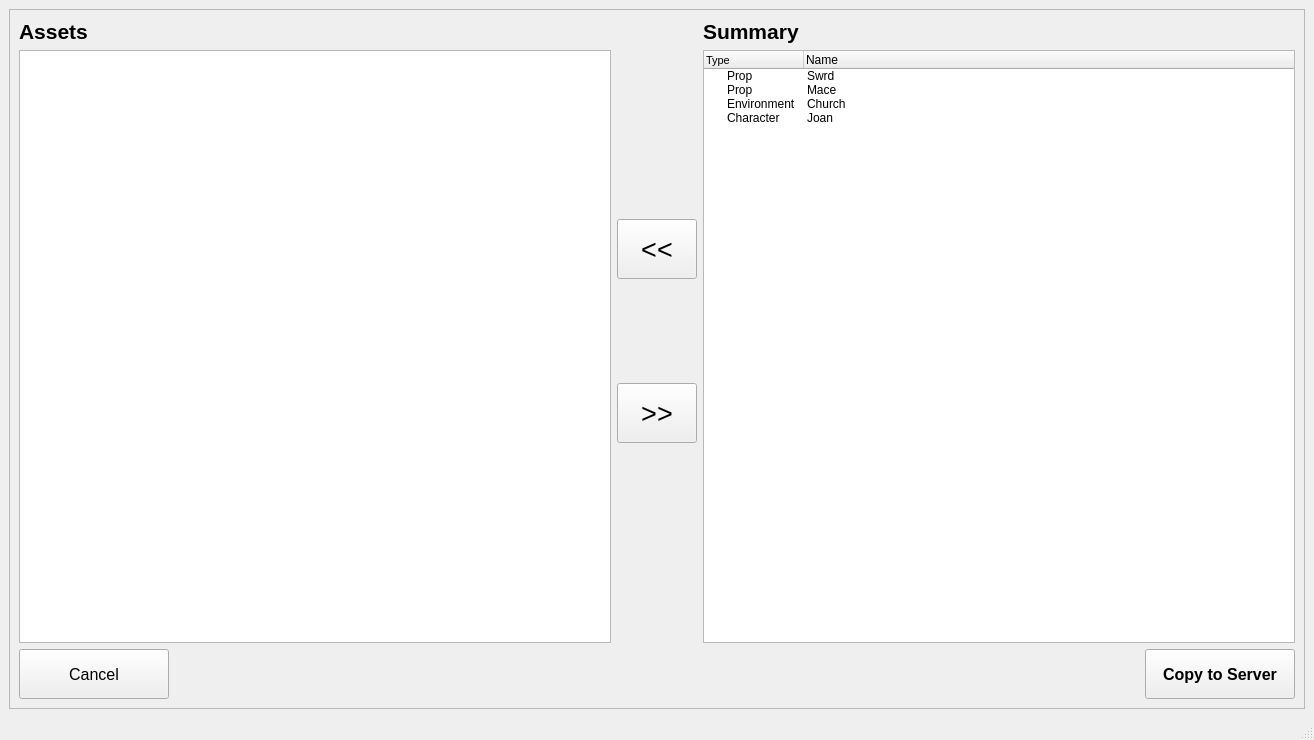
<?xml version="1.0" encoding="UTF-8"?>
<ui version="4.0">
 <class>MainWindow</class>
 <widget class="QMainWindow" name="MainWindow">
  <property name="geometry">
   <rect>
    <x>0</x>
    <y>0</y>
    <width>1314</width>
    <height>740</height>
   </rect>
  </property>
  <property name="windowTitle">
   <string>MainWindow</string>
  </property>
  <widget class="QWidget" name="centralwidget">
   <layout class="QGridLayout" name="gridLayout_2">
    <item row="0" column="0">
     <widget class="QFrame" name="frame">
      <property name="frameShape">
       <enum>QFrame::StyledPanel</enum>
      </property>
      <property name="frameShadow">
       <enum>QFrame::Raised</enum>
      </property>
      <layout class="QGridLayout" name="gridLayout">
       <item row="0" column="1">
        <layout class="QVBoxLayout" name="verticalLayout_2">
         <item>
          <spacer name="verticalSpacer_2">
           <property name="orientation">
            <enum>Qt::Vertical</enum>
           </property>
           <property name="sizeType">
            <enum>QSizePolicy::Expanding</enum>
           </property>
           <property name="sizeHint" stdset="0">
            <size>
             <width>20</width>
             <height>200</height>
            </size>
           </property>
          </spacer>
         </item>
         <item>
          <widget class="QPushButton" name="pushButton">
           <property name="minimumSize">
            <size>
             <width>0</width>
             <height>60</height>
            </size>
           </property>
           <property name="font">
            <font>
             <family>Arial</family>
             <pointsize>20</pointsize>
             <weight>50</weight>
             <bold>false</bold>
            </font>
           </property>
           <property name="text">
            <string>&lt;&lt;</string>
           </property>
          </widget>
         </item>
         <item>
          <spacer name="verticalSpacer">
           <property name="orientation">
            <enum>Qt::Vertical</enum>
           </property>
           <property name="sizeHint" stdset="0">
            <size>
             <width>20</width>
             <height>40</height>
            </size>
           </property>
          </spacer>
         </item>
         <item>
          <widget class="QPushButton" name="pushButton_4">
           <property name="minimumSize">
            <size>
             <width>0</width>
             <height>60</height>
            </size>
           </property>
           <property name="font">
            <font>
             <family>Arial</family>
             <pointsize>20</pointsize>
             <weight>50</weight>
             <bold>false</bold>
            </font>
           </property>
           <property name="text">
            <string>&gt;&gt;</string>
           </property>
          </widget>
         </item>
         <item>
          <spacer name="verticalSpacer_3">
           <property name="orientation">
            <enum>Qt::Vertical</enum>
           </property>
           <property name="sizeHint" stdset="0">
            <size>
             <width>20</width>
             <height>200</height>
            </size>
           </property>
          </spacer>
         </item>
        </layout>
       </item>
       <item row="1" column="0" colspan="3">
        <layout class="QHBoxLayout" name="horizontalLayout">
         <item>
          <widget class="QPushButton" name="pushButton_3">
           <property name="minimumSize">
            <size>
             <width>150</width>
             <height>50</height>
            </size>
           </property>
           <property name="font">
            <font>
             <family>Arial</family>
             <pointsize>12</pointsize>
             <weight>50</weight>
             <bold>false</bold>
             <underline>false</underline>
             <kerning>false</kerning>
            </font>
           </property>
           <property name="focusPolicy">
            <enum>Qt::StrongFocus</enum>
           </property>
           <property name="acceptDrops">
            <bool>false</bool>
           </property>
           <property name="text">
            <string>Cancel</string>
           </property>
          </widget>
         </item>
         <item>
          <spacer name="horizontalSpacer">
           <property name="orientation">
            <enum>Qt::Horizontal</enum>
           </property>
           <property name="sizeHint" stdset="0">
            <size>
             <width>40</width>
             <height>20</height>
            </size>
           </property>
          </spacer>
         </item>
         <item>
          <widget class="QPushButton" name="pushButton_2">
           <property name="minimumSize">
            <size>
             <width>150</width>
             <height>50</height>
            </size>
           </property>
           <property name="font">
            <font>
             <family>Arial</family>
             <pointsize>12</pointsize>
             <weight>75</weight>
             <bold>true</bold>
            </font>
           </property>
           <property name="text">
            <string>Copy to Server</string>
           </property>
          </widget>
         </item>
        </layout>
       </item>
       <item row="0" column="2">
        <layout class="QVBoxLayout" name="verticalLayout">
         <item>
          <widget class="QLabel" name="label">
           <property name="sizePolicy">
            <sizepolicy hsizetype="Preferred" vsizetype="Preferred">
             <horstretch>0</horstretch>
             <verstretch>0</verstretch>
            </sizepolicy>
           </property>
           <property name="font">
            <font>
             <family>Arial</family>
             <pointsize>16</pointsize>
             <weight>75</weight>
             <bold>true</bold>
            </font>
           </property>
           <property name="text">
            <string>Summary</string>
           </property>
          </widget>
         </item>
         <item>
          <widget class="QTreeWidget" name="treeWidget">
           <property name="iconSize">
            <size>
             <width>0</width>
             <height>0</height>
            </size>
           </property>
           <column>
            <property name="text">
             <string>Type</string>
            </property>
            <property name="font">
             <font>
              <pointsize>8</pointsize>
             </font>
            </property>
           </column>
           <column>
            <property name="text">
             <string>Name</string>
            </property>
           </column>
           <item>
            <property name="text">
             <string>Prop</string>
            </property>
            <property name="text">
             <string>Swrd</string>
            </property>
           </item>
           <item>
            <property name="text">
             <string>Prop</string>
            </property>
            <property name="text">
             <string>Mace</string>
            </property>
           </item>
           <item>
            <property name="text">
             <string>Environment</string>
            </property>
            <property name="text">
             <string>Church</string>
            </property>
           </item>
           <item>
            <property name="text">
             <string>Character</string>
            </property>
            <property name="text">
             <string>Joan</string>
            </property>
           </item>
          </widget>
         </item>
        </layout>
       </item>
       <item row="0" column="0">
        <layout class="QVBoxLayout" name="verticalLayout_3">
         <item>
          <widget class="QLabel" name="label_2">
           <property name="sizePolicy">
            <sizepolicy hsizetype="Preferred" vsizetype="Preferred">
             <horstretch>0</horstretch>
             <verstretch>0</verstretch>
            </sizepolicy>
           </property>
           <property name="font">
            <font>
             <family>Arial</family>
             <pointsize>16</pointsize>
             <weight>75</weight>
             <bold>true</bold>
            </font>
           </property>
           <property name="text">
            <string>Assets</string>
           </property>
          </widget>
         </item>
         <item>
          <widget class="QTreeView" name="treeView"/>
         </item>
        </layout>
       </item>
      </layout>
     </widget>
    </item>
   </layout>
  </widget>
  <widget class="QMenuBar" name="menubar">
   <property name="geometry">
    <rect>
     <x>0</x>
     <y>0</y>
     <width>1314</width>
     <height>21</height>
    </rect>
   </property>
  </widget>
  <widget class="QStatusBar" name="statusbar"/>
 </widget>
 <resources/>
 <connections/>
</ui>
